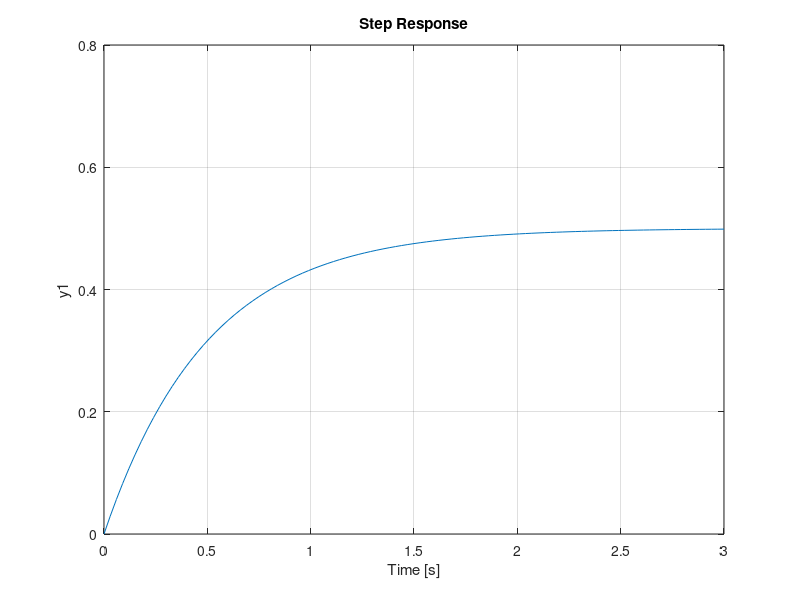

Write MATLAB code to recreate this figure. (Note: this script raises an error after producing the figure.)
clear all;
clc;

%for first order kdc and time constant are the properties fo the system

pole=[-2];
sys=tf(1,poly(pole));
figure(1)
step(sys)
hold on;
grid on;
ylim([0 .8])
stepinfo(sys)
timeConstant=-1/pole;

riseTime=2.2*timeConstant
settlingTime=3.91*timeConstant